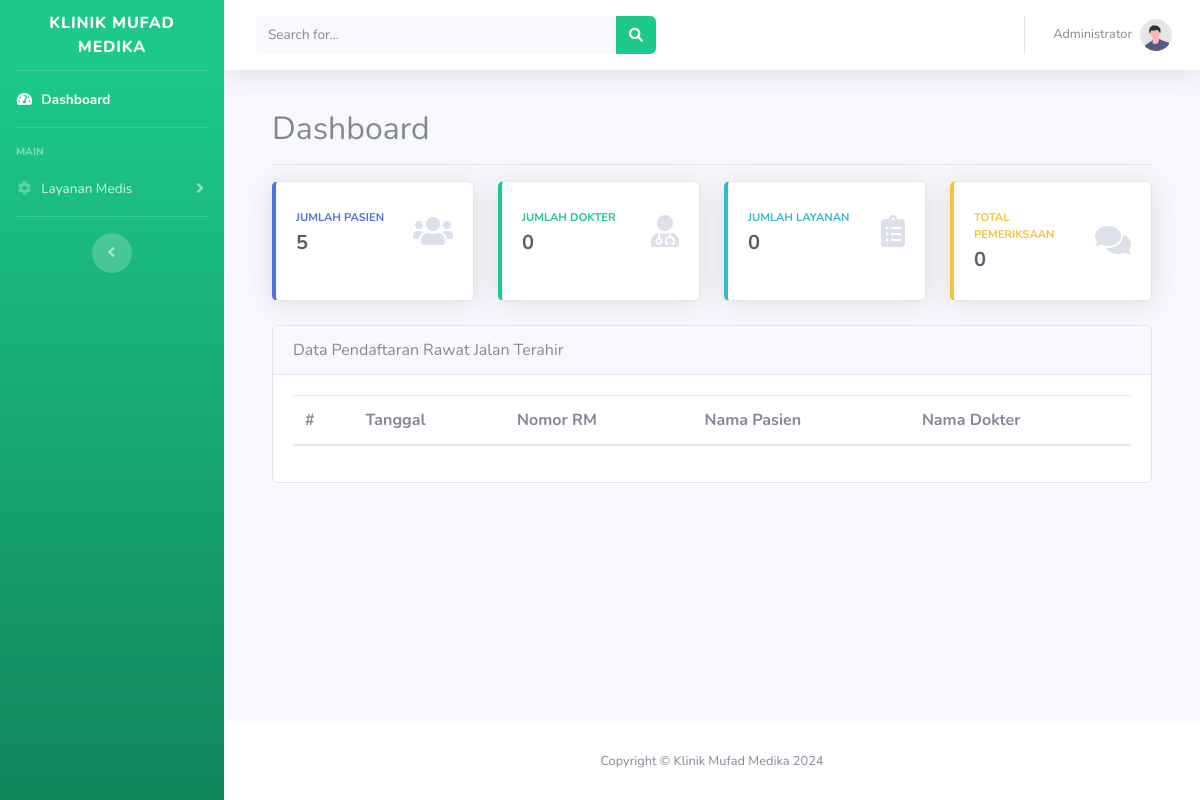
The app's page /index.php?route=home (signed in), older data.
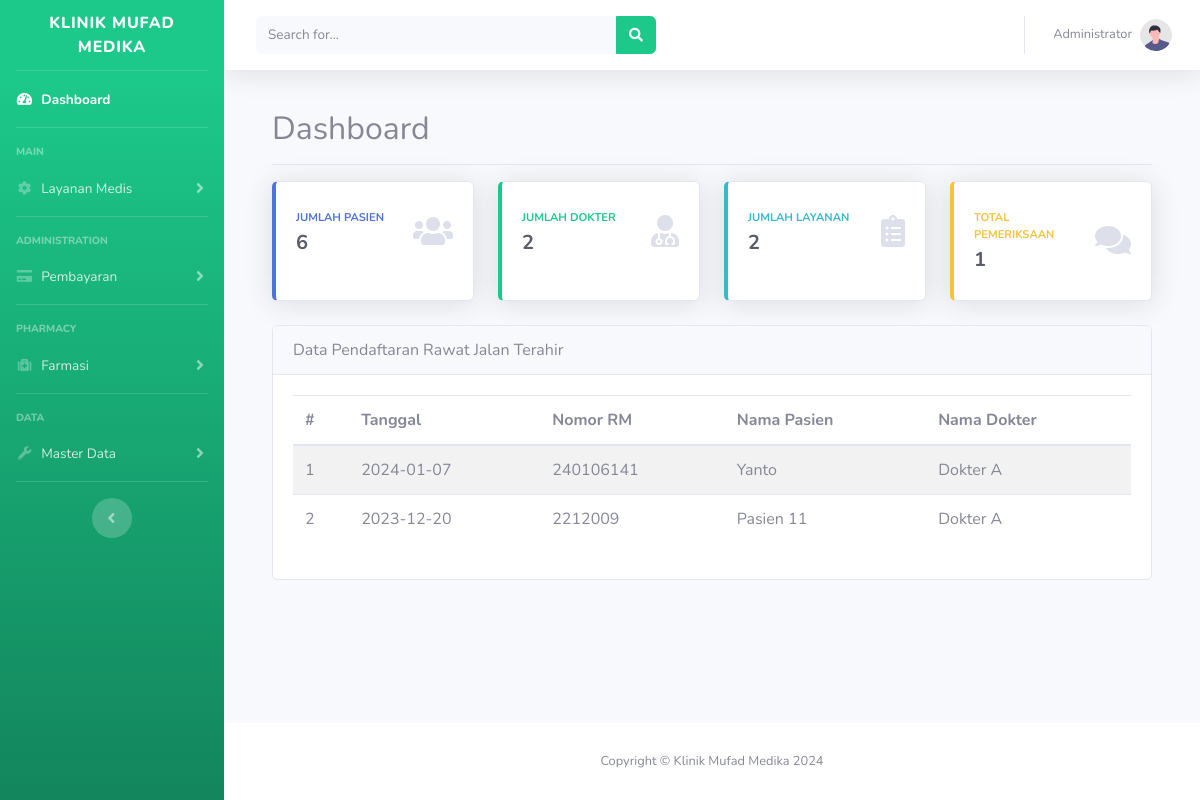
The same page, newer data.
### tables this page shows
CREATE TABLE `medical_services` (
  `medical_id` int(11) NOT NULL,
  `patient_id` int(11) NOT NULL,
  `user_id` int(11) NOT NULL,
  `doctor_id` int(11) NOT NULL,
  `service_id` int(11) NOT NULL,
  `trx_no` varchar(25) NOT NULL,
  `date` date NOT NULL,
  `type` varchar(100) NOT NULL,
  `complaints` text,
  `admin_fee` double NOT NULL,
  `subtotal` double NOT NULL,
  `status` varchar(20) NOT NULL
);

CREATE TABLE `patients` (
  `patient_id` int(11) NOT NULL,
  `full_name` varchar(199) NOT NULL,
  `address` text NOT NULL,
  `medical_number` varchar(50) NOT NULL,
  `age` varchar(50) NOT NULL,
  `gender` varchar(20) NOT NULL,
  `nik` varchar(20) NOT NULL,
  `phone` varchar(14) NOT NULL,
  `email` varchar(200) NOT NULL,
  `status` varchar(20) NOT NULL
);

CREATE TABLE `doctors` (
  `doctor_id` int(11) NOT NULL,
  `full_name` varchar(200) NOT NULL,
  `username` varchar(50) NOT NULL,
  `password` text NOT NULL,
  `email` varchar(200) NOT NULL,
  `phone` varchar(16) NOT NULL,
  `skill` varchar(200) NOT NULL,
  `working_hours` varchar(100) NOT NULL,
  `fee` int(11) NOT NULL,
  `status` varchar(20) NOT NULL
);

### src/controllers/HomeController.php (called while the page is built)
<?php
require_once 'src/models/Patient.php';
require_once 'src/models/Service.php';
require_once 'src/models/Doctor.php';
require_once 'src/models/Inspection.php';
require_once 'src/models/Medical.php';
class HomeController {
    private $patientModel;
    private $serviceModel;
    public function __construct() {
        $this->patientModel = new Patient();
        $this->serviceModel = new Service();
        $this->doctorModel = new Doctor();
        $this->inspectionModel = new Inspection();
        $this->medicalModel = new Medical();
    }
    public function index(){
        $patients = $this->patientModel->countPatient();
        $doctors = $this->doctorModel->countDoctor();
        $services = $this->serviceModel->countService();
        $inspections = $this->inspectionModel->countInspection();
        $medical = $this->medicalModel->getAllMedicalLimit(10);
        require 'src/views/home/index.php';
    }
}

### src/config/database.php (called while the page is built, shortened)
<?php
class Database {
    private $host = "localhost";
    private $username = "root";
    private $password = "rootdb007";
    private $database = "klinik";
    private $conn;
    public function __construct() {
        $this->conn = new mysqli($this->host, $this->username, $this->password, $this->database);
    }
    public function getConnection() {
        return $this->conn;
    }
}

### src/models/Patient.php (called while the page is built, shortened)
<?php
require_once 'src/config/database.php';
class Patient {
    private $conn;
    public function __construct() {
        $databaseConfig = new Database();
        $this->conn = $databaseConfig->getConnection();
    }
    public function countPatient() {
        $query = "SELECT * FROM patients";
        $result = $this->conn->query($query);
        $patient = $result->num_rows;
        return $patient;
    }
}
?>

### src/models/Doctor.php (called while the page is built, shortened)
<?php
require_once 'src/config/database.php';
class Doctor {
    private $conn;
    public function __construct() {
        $databaseConfig = new Database();
        $this->conn = $databaseConfig->getConnection();
    }
    public function countDoctor() {
        $query = "SELECT * FROM doctors";
        $result = $this->conn->query($query);
        $doctor = $result->num_rows;
        return $doctor;
    }
}
?>

### src/models/Service.php (called while the page is built, shortened)
<?php
require_once 'src/config/database.php';
class Service {
    private $conn;
    public function __construct() {
        $databaseConfig = new Database();
        $this->conn = $databaseConfig->getConnection();
    }
    public function countService() {
        $query = "SELECT * FROM services";
        $result = $this->conn->query($query);
        $services = $result->num_rows;
        return $services;
    }
}
?>

### src/models/Inspection.php (called while the page is built, shortened)
<?php
require_once 'src/config/database.php';
class Inspection {
    private $conn;
    public function __construct() {
        $databaseConfig = new Database();
        $this->conn = $databaseConfig->getConnection();
    }
    public function countInspection() {
        $query = "SELECT * FROM inspections";
        $result = $this->conn->query($query);
        $inspections = $result->num_rows;
        return $inspections;
    }
}
?>

### src/models/Medical.php (called while the page is built, shortened)
<?php
require_once 'src/config/database.php';
class Medical {
    private $conn;
    public function __construct() {
        $databaseConfig = new Database();
        $this->conn = $databaseConfig->getConnection();
    }
    public function getAllMedicalLimit($limit) {
        $query = "SELECT ms.medical_id, p.medical_number, ms.date, p.full_name patient,ms.complaints, d.full_name doctor, ms.status FROM medical_services ms
                    JOIN patients p ON ms.patient_id=p.patient_id
                    JOIN doctors d ON ms.doctor_id=d.doctor_id
                    ORDER BY ms.date DESC LIMIT $limit
                ";
        $result = $this->conn->query($query);
        $medical = [];
        if ($result->num_rows > 0) {
            while ($row = $result->fetch_assoc()) {
                $medical[] = $row;
            }
        }
        return $medical;
    }
}
?>

### src/views/home/index.php (the view, shortened to what the changed rows need)
<?php
require "src/views/layouts/header.php";
?>
<main class="container-fluid">
    <div class="d-flex justify-content-between flex-wrap flex-md-nowrap align-items-center pt-3 pb-2 mb-3 border-bottom">
        <h1 class="h2">Dashboard</h1>
    </div>
    <div class="row">
        <div class="col-xl-3 col-md-6 mb-4">
            <div class="card border-left-primary shadow h-100 py-2">
                <div class="card-body">
                    <div class="row no-gutters align-items-center">
                        <div class="col mr-2">
                            <div class="text-xs font-weight-bold text-primary text-uppercase mb-1">
                                Jumlah Pasien</div>
                            <div class="h5 mb-0 font-weight-bold text-gray-800"><?= $patients; ?></div>
                        </div>
                        <div class="col-auto">
                            <i class="fas fa-users fa-2x text-gray-300"></i>
                        </div>
                    </div>
                </div>
            </div>
        </div>
        <div class="col-xl-3 col-md-6 mb-4">
            <div class="card border-left-success shadow h-100 py-2">
                <div class="card-body">
                    <div class="row no-gutters align-items-center">
                        <div class="col mr-2">
                            <div class="text-xs font-weight-bold text-success text-uppercase mb-1">
                                Jumlah Dokter</div>
                            <div class="h5 mb-0 font-weight-bold text-gray-800"><?= $doctors; ?></div>
                        </div>
                        <div class="col-auto">
                            <i class="fas fa-user-md fa-2x text-gray-300"></i>
                        </div>
                    </div>
                </div>
            </div>
        </div>
        <div class="col-xl-3 col-md-6 mb-4">
            <div class="card border-left-info shadow h-100 py-2">
                <div class="card-body">
                    <div class="row no-gutters align-items-center">
                        <div class="col mr-2">
                            <div class="text-xs font-weight-bold text-info text-uppercase mb-1">Jumlah Layanan
                            </div>
                            <div class="row no-gutters align-items-center">
                                <div class="col-auto">
                                    <div class="h5 mb-0 mr-3 font-weight-bold text-gray-800"><?= $services; ?></div>
                                </div>
                            </div>
                        </div>
                        <div class="col-auto">
                            <i class="fas fa-clipboard-list fa-2x text-gray-300"></i>
                        </div>
                    </div>
                </div>
            </div>
        </div>
        <div class="col-xl-3 col-md-6 mb-4">
            <div class="card border-left-warning shadow h-100 py-2">
                <div class="card-body">
                    <div class="row no-gutters align-items-center">
                        <div class="col mr-2">
                            <div class="text-xs font-weight-bold text-warning text-uppercase mb-1">
                                Total Pemeriksaan</div>
                            <div class="h5 mb-0 font-weight-bold text-gray-800"><?= $inspections; ?></div>
                        </div>
                        <div class="col-auto">
                            <i class="fas fa-comments fa-2x text-gray-300"></i>
                        </div>
                    </div>
                </div>
            </div>
        </div>
    </div>
    <div class="row">
        <div class="col-12">
            <div class="card">
                <div class="card-header">
                    Data Pendaftaran Rawat Jalan Terahir
                </div>
                <div class="card-body">
                    <div class="">
                        <table class="table table-striped">
                            <thead>
                                <th>#</th>
                                <th>Tanggal</th>
                                <th>Nomor RM</th>
                                <th>Nama Pasien</th>
                                <th>Nama Dokter</th>
                            </thead>
                            <tbody>
                                <?php
                                $no = 0;
                                foreach($medical as $m):
                                    $no++;
                                ?>
                                    <tr>
                                        <td><?= $no; ?></td>
                                        <td><?= $m['date']; ?></td>
                                        <td><?= $m['medical_number']; ?></td>
                                        <td><?= $m['patient']; ?></td>
                                        <td><?= $m['doctor']; ?></td>
                                    </tr>
                                <?php endforeach; ?>
                            </tbody>
                        </table>
                    </div>
                </div>
            </div>
        </div>
    </div>
</main>
<?php
include "src/views/layouts/footer.php";
?>

### src/views/layouts/sidebar.php (shortened to what the changed rows need)
<ul class="navbar-nav bg-gradient-success sidebar sidebar-dark accordion" id="accordionSidebar">
<a class="sidebar-brand d-flex align-items-center justify-content-center" href="/klinik">
    <div class="sidebar-brand-text mx-3">Klinik Mufad Medika</div>
</a>
<hr class="sidebar-divider my-0">
<li class="nav-item active">
    <a class="nav-link" href="index.php?route=home">
        <i class="fas fa-fw fa-tachometer-alt"></i>
        <span>Dashboard</span></a>
</li>
<hr class="sidebar-divider">
<div class="sidebar-heading">
    Main
</div>
<li class="nav-item">
    <a class="nav-link collapsed" href="#" data-toggle="collapse" data-target="#collapseTwo"
        aria-expanded="true" aria-controls="collapseTwo">
        <i class="fas fa-fw fa-cog"></i>
        <span>Layanan Medis</span>
    </a>
</li>
<hr class="sidebar-divider">
<?php if(str_contains($_SESSION['user_access'],'payment')): ?>
<div class="sidebar-heading">
    Administration
</div>
<li class="nav-item">
    <a class="nav-link collapsed" href="#" data-toggle="collapse" data-target="#collapseUtilities"
        aria-expanded="true" aria-controls="collapseUtilities">
        <i class="fas fa-fw fa-credit-card"></i>
        <span>Pembayaran</span>
    </a>
</li>
<hr class="sidebar-divider">
<?php endif; ?>
<?php if(str_contains($_SESSION['user_access'],'pharmacy')): ?>
<div class="sidebar-heading">
    Pharmacy
</div>
<li class="nav-item">
    <a class="nav-link collapsed" href="#" data-toggle="collapse" data-target="#collapsePharmacy"
        aria-expanded="true" aria-controls="collapsePharmacy">
        <i class="fas fa-fw fa-medkit"></i>
        <span>Farmasi</span>
    </a>
</li>
<hr class="sidebar-divider">
<?php endif; ?>
<?php if(str_contains($_SESSION['user_access'],'master')): ?>
<div class="sidebar-heading">
    Data
</div>
<li class="nav-item">
    <a class="nav-link collapsed" href="#" data-toggle="collapse" data-target="#collapseData"
        aria-expanded="true" aria-controls="collapseData">
        <i class="fas fa-fw fa-wrench"></i>
        <span>Master Data</span>
    </a>
</li>
<hr class="sidebar-divider d-none d-md-block">
<?php endif; ?>
<div class="text-center d-none d-md-inline">
    <button class="rounded-circle border-0" id="sidebarToggle"></button>
</div>
</ul>

Row changes from the older to the newer data that the page shows:
added medical_services: date "2024-01-07", patient.medical_number "240106141", patient.full_name "Yanto", doctor.full_name "Dokter A"
added medical_services: date "2023-12-20", patient.medical_number "2212009", patient.full_name "Pasien 11", doctor.full_name "Dokter A"
Text that changed along with them:
$patients: "5" → "6"
$doctors: "0" → "2"
$services: "0" → "2"
$inspections: "0" → "1"
text now shown: "ADMINISTRATION Pembayaran PHARMACY Farmasi DATA Master Data"
